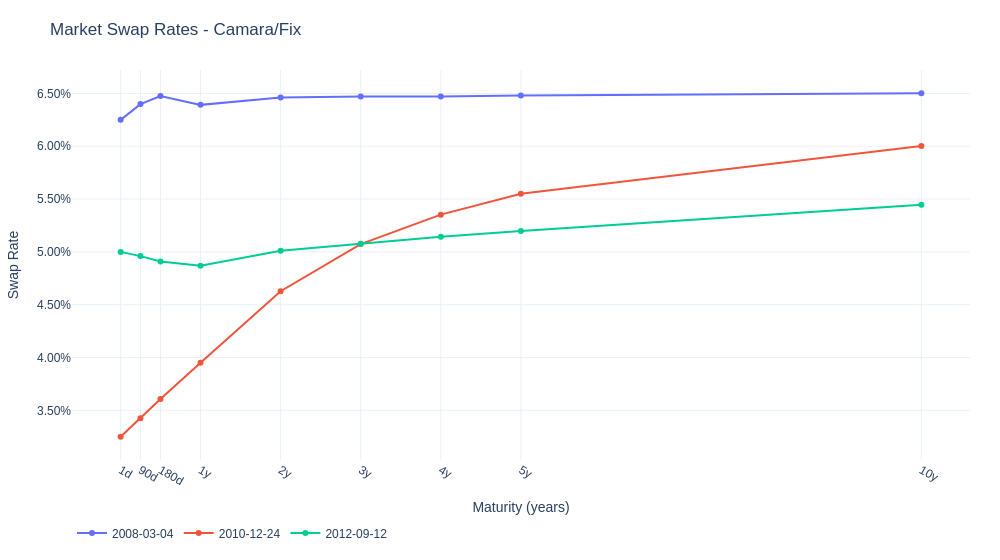

Write notebook code for a chart like this one.
### Code cell
fig = go.Figure()
sample = market_rates_df.sample(3, random_state=1)
for date, row in sample.iterrows():
    tenors_years = np.array([str_tenor_to_days(c) for c in row.index]) / 360
    fig.add_trace(go.Scatter(x=tenors_years, y=row.values, mode='lines+markers', name=str(date.date())))

fig.update_xaxes(ticktext=market_rates_df.columns, tickvals=tenors_years)
fig.update_yaxes(tickformat=".2%")
fig.update_layout()
apply_style(fig, title="Market Swap Rates - Camara/Fix", x_title="Maturity (years)", y_title="Swap Rate")
fig.show()

### Figure 1 — Plotly figure (JSON) as saved in the notebook; plotly's stock layout.template omitted (floating-point values rounded to 4 significant figures)
{"data": [{"mode": "lines+markers", "name": "2008-03-04", "type": "scatter", "x": [0.002778, 0.25, 0.5, 1.0, 2.0, 3.0, 4.0, 5.0, 10.0], "y": [0.0625, 0.06399, 0.06475, 0.06392, 0.06461, 0.06471, 0.06471, 0.06482, 0.06502]}, {"mode": "lines+markers", "name": "2010-12-24", "type": "scatter", "x": [0.002778, 0.25, 0.5, 1.0, 2.0, 3.0, 4.0, 5.0, 10.0], "y": [0.0325, 0.03425, 0.03607, 0.03951, 0.04627, 0.05074, 0.05353, 0.05551, 0.06002]}, {"mode": "lines+markers", "name": "2012-09-12", "type": "scatter", "x": [0.002778, 0.25, 0.5, 1.0, 2.0, 3.0, 4.0, 5.0, 10.0], "y": [0.05, 0.0496, 0.0491, 0.0487, 0.0501, 0.05076, 0.05142, 0.05198, 0.05447]}], "layout": {"autosize": true, "font": {"family": "Arial", "size": 12}, "legend": {"orientation": "h", "x": 0, "xanchor": "left", "y": -0.15, "yanchor": "top"}, "margin": {"b": 70, "l": 60, "r": 30, "t": 70}, "title": {"text": "Market Swap Rates - Camara/Fix", "xanchor": "left"}, "width": 1000, "xaxis": {"showgrid": true, "ticktext": ["1d", "90d", "180d", "1y", "2y", "3y", "4y", "5y", "10y"], "tickvals": [0.002778, 0.25, 0.5, 1.0, 2.0, 3.0, 4.0, 5.0, 10.0], "title": {"text": "Maturity (years)"}, "zeroline": false}, "yaxis": {"showgrid": true, "tickformat": ".2%", "title": {"text": "Swap Rate"}, "zeroline": false}}}
